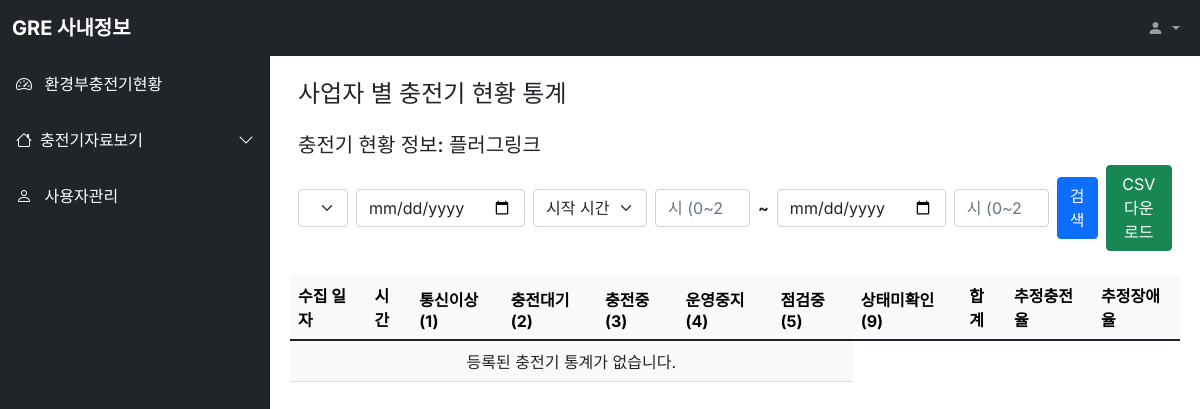
Before: /dashboard/cpo/ with the older database file.
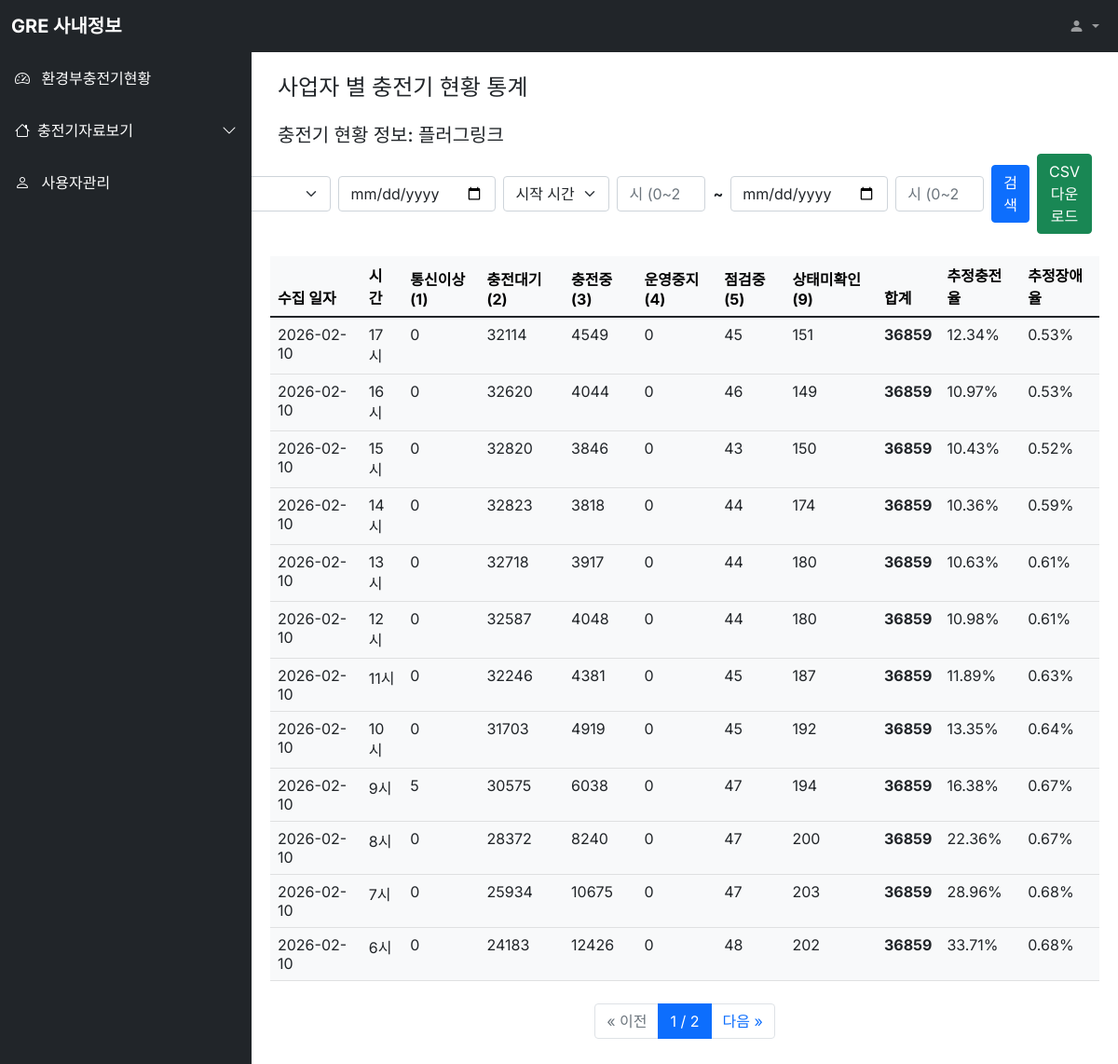
After: the same page with the newer database file.
### dashboard/models.py (models this page shows, shortened)
class cpstatSum(models.Model):
    collected_date = models.DateField(verbose_name="수집 일자")
    hour = models.IntegerField(verbose_name="수집 시간(시)")
    busiid = models.CharField(max_length=50, verbose_name="사업자 ID")
    stat_1_count = models.IntegerField(default=0, verbose_name="통신이상(1)")
    stat_2_count = models.IntegerField(default=0, verbose_name="충전대기(2)")
    stat_3_count = models.IntegerField(default=0, verbose_name="충전중(3)")
    stat_4_count = models.IntegerField(default=0, verbose_name="운영중지(4)")
    stat_5_count = models.IntegerField(default=0, verbose_name="점검중(5)")
    stat_9_count = models.IntegerField(default=0, verbose_name="상태미확인(9)")
    class Meta:
        unique_together = ('collected_date', 'hour', 'busiid')
        verbose_name = "시간별 충전기 상태 요약"
        verbose_name_plural = "시간별 충전기 상태 요약 목록"
    @property
    def total_count(self):
        return (self.stat_1_count + self.stat_2_count + self.stat_3_count +
                self.stat_4_count + self.stat_5_count + self.stat_9_count)
    @property
    def charging_ratio(self):
        if self.total_count == 0:
            return 0
        return (self.stat_3_count / self.total_count) * 100
    @property
    def error_ratio(self):
        if self.total_count == 0:
            return 0
        return (self.stat_1_count + self.stat_4_count + self.stat_5_count + self.stat_9_count) / self.total_count * 100

### dashboard/views.py (the view, shortened to what this page needs)
# urls.py: path('cpo/', views.cpostatSumList.as_view()),
class cpostatSumList(ListView):
  model = cpstatSum
  template_name='cpostatsum_list.html'
  context_object_name = 'cpostatsumList'
  paginate_by = 12
  queryset = cpstatSum.objects.all()
  def get_queryset(self):
    qs = cpstatSum.objects.all()
    selected_busiid = self.request.GET.get("busiid", "PL")
    qs = qs.filter(busiid=selected_busiid)
    start_date = self.request.GET.get("start_date")
    start_hour = self.request.GET.get("start_hour")
    end_date = self.request.GET.get("end_date")
    end_hour = self.request.GET.get("end_hour")
    return qs.order_by('-collected_date', '-hour')
  def get_context_data(self, **kwargs):
    context = super(cpostatSumList, self).get_context_data(**kwargs)
    context['selected_busiid'] = self.request.GET.get("busiid", "PL")
    context['start_date'] = self.request.GET.get("start_date", "")
    context['start_hour'] = self.request.GET.get("start_hour", "")
    context['end_date'] = self.request.GET.get("end_date", "")
    context['end_hour'] = self.request.GET.get("end_hour", "")
    BUSI_MAP = {
      'PL': '플러그링크', 'ME': '기후환경부', 'EV': '에버온', 'LU': 'LG유플러스볼트업',
      'NT': '나이스차저', 'PI': 'GS차지비', 'PW': '파워큐브코리아', 'TOTAL': '전체사업자',
      'GRE': '플러그링크(GRE)', # GRE도 매핑 추가 (필요에 따라 이름 조정)
    }
    raw_busiid_list = cpstatSum.objects.values_list('busiid', flat=True).distinct().order_by('busiid')
    context['busiid_list'] = [{'id': b, 'name': BUSI_MAP.get(b, b)} for b in raw_busiid_list]
    context['selected_busi_name'] = BUSI_MAP.get(context['selected_busiid'], context['selected_busiid'])
    query_params = self.request.GET.copy()
    if 'page' in query_params:
      del query_params['page']
    context['query_string'] = query_params.urlencode()
    return context
  def get(self, request, *args, **kwargs):
    return super().get(request, *args, **kwargs)

### dashboard/templates/cpostatsum_list.html (shortened to what this page needs)
{% extends "base.html" %}
{% block contents %}
<div class="row mt-3 mx-3">
  <div class="col-md-10 fw-bold"><h4>사업자 별 충전기 현황 통계</h4></div>
</div>
<div class="row mt-3 mx-3">
  <div class="col-md-12 fw-bold"><h5>충전기 현황 정보: {{ selected_busi_name }}</h5></div>
  <div class="col-md-12 text-end">
    <form method="get" action="" class="d-flex justify-content-end align-items-center gap-2">
      <select name="busiid" id="busiid" class="form-select w-auto">
      </select>
      <input type="date" name="start_date" class="form-control w-auto" value="{{ start_date }}">
      <select name="start_hour" class="form-select w-auto">
        <option value="">시작 시간</option>
      </select>
      <input type="number" name="start_hour" class="form-control w-auto" placeholder="시 (0~23)" min="0" max="23" value="{{ start_hour }}" style="width: 90px;">
      <span class="fw-bold">~</span>
      <input type="date" name="end_date" class="form-control w-auto" value="{{ end_date }}">
      <input type="number" name="end_hour" class="form-control w-auto" placeholder="시 (0~23)" min="0" max="23" value="{{ end_hour }}" style="width: 90px;">
      <button type="submit" class="btn btn-primary">검색</button>
      <button type="submit" name="export" value="csv" class="btn btn-success">CSV 다운로드</button>
    </form>
  </div>
</div>
<div class="row mt-2 mx-2">
  <div class="col-12">
    <table class="table table-light">
      <thead class="thead-light">
        <tr>
          <th>수집 일자</th>
          <th>시간</th>
          <th>통신이상(1)</th>
          <th>충전대기(2)</th>
          <th>충전중(3)</th>
          <th>운영중지(4)</th>
          <th>점검중(5)</th>
          <th>상태미확인(9)</th>
          <th>합계</th>
          <th>추정충전율</th>
          <th>추정장애율</th>
        </tr>
      </thead>
      <tbody class="text-dark">
        {% for stat in cpostatsumList %}
        <tr>
          <td>{{ stat.collected_date|date:"Y-m-d" }}</td>
          <td>{{ stat.hour }}시</td>
          <td>{{ stat.stat_1_count }}</td>
          <td>{{ stat.stat_2_count }}</td>
          <td>{{ stat.stat_3_count }}</td>
          <td>{{ stat.stat_4_count }}</td>
          <td>{{ stat.stat_5_count }}</td>
          <td>{{ stat.stat_9_count }}</td>
          <td><strong>{{ stat.total_count }}</strong></td>
          <td>{{ stat.charging_ratio|floatformat:2 }}%</td>
          <td>{{ stat.error_ratio|floatformat:2 }}%</td>
        </tr>
        {% empty %}
        <tr>
          <td colspan="7" class="text-center">등록된 충전기 통계가 없습니다.</td>
        </tr>
        {% endfor %}
      </tbody>
    </table>
    {% if is_paginated %}
    <div class="row mt-4 mb-4">
      <div class="col-12 d-flex justify-content-center">
        <nav aria-label="Page navigation">
          <ul class="pagination">
            {% if page_obj.has_previous %}
              <li class="page-item">
                <a class="page-link" href="?page={{ page_obj.previous_page_number }}&{{ query_string }}">&laquo; 이전</a>
              </li>
            {% else %}
              <li class="page-item disabled"><span class="page-link">&laquo; 이전</span></li>
            {% endif %}
            <li class="page-item active"><span class="page-link">{{ page_obj.number }} / {{ paginator.num_pages }}</span></li>
            {% if page_obj.has_next %}
              <li class="page-item">
                <a class="page-link" href="?page={{ page_obj.next_page_number }}&{{ query_string }}">다음 &raquo;</a>
              </li>
            {% else %}
              <li class="page-item disabled"><span class="page-link">다음 &raquo;</span></li>
            {% endif %}
          </ul>
        </nav>
      </div>
    </div>
    {% endif %}
  </div>
</div>
{% endblock %}

### user/templates/base.html (shortened to what this page needs)
<html>
<head>
  {% load static %}
  <link href="https://cdn.jsdelivr.net/npm/bootstrap@5.1.3/dist/css/bootstrap.min.css" rel="stylesheet">
  <link rel="stylesheet" href="https://cdn.jsdelivr.net/npm/bootstrap-icons@1.8.1/font/bootstrap-icons.css">
  <link rel="stylesheet" href="{% static 'style.css' %}" />
</head>
<body>
  <nav class="navbar navbar-expand-lg navbar-dark bg-dark fixed-top">
    <div class="container-fluid">
      <a class="navbar-brand fw-bold me-auto" href="#">GRE 사내정보</a>
      <div class="collapse navbar-collapse" id="navbarSupportedContent">
        <ul class="navbar-nav mb-2 mb-lg-0">
          <li class="nav-item dropdown">
            <a class="nav-link dropdown-toggle" href="#" id="navbarDropdown" role="button" data-bs-toggle="dropdown" aria-expanded="false">
              <i class="bi bi-person-fill"></i>
            </a>
          </li>
        </ul>
      </div>
    </div>
  </nav>
  <div class="offcanvas bg-dark sidebar-nav" tabindex="-1" id="offcanvasExample" aria-labelledby="offcanvasExampleLabel">
    <div class="offcanvas-body p-0">
      <nav class="navbar-dark">
        <ul class="navbar-nav">
          <li>
            <a href="/dashboard/" class="nav-link p-3 active">
              <span class="me-2">
                <i class="bi bi-speedometer2"></i>
              </span>
              <span>환경부충전기현황</span>
            </a>
          </li>
          <li>
            <a class="nav-link p-3 active sidebar-link" data-bs-toggle="collapse" href="#maincollapse" role="button" aria-expanded="False" aria-controls="maincollapse">
            <span class="me-2"><i class="bi bi-house"></i></span>
            <span>충전기자료보기</span>
            <span class="right-icon ms-auto"><i class="bi bi-chevron-down"></i></span>
            </a>
          </li>
          <li>
            <a href="/user/" class="nav-link p-3 active">
              <span class="me-2">
                <i class="bi bi-person"></i>
              </span>
              <span>사용자관리</span>
            </a>
          </li>
        </ul>
      </nav>
    </div>
  </div>
  <main class="mt-5 pt-3">
    {% block contents %}
    {% endblock %}
  </main>
</body>
</html>

### static/style.css (style rules this page uses)
body, button { font-family: "Inter", sans-serif; }
:root { --offcanvas-width: 270px; --topNavbarHeight: 56px; }
.sidebar-nav { width: var(--offcanvas-width); }
.sidebar-link { display: flex; align-items: center; }
.sidebar-link .right-icon { display: inline-flex; transition: all ease 0.25s; }
@media (min-width: 992px) { body { overflow: auto !important; } }
@media (min-width: 992px) { main { margin-left: var(--offcanvas-width); } }
@media (min-width: 992px) { .sidebar-nav { transform: none; visibility: visible !important; top:var(--topNavbarHeight); height: calc(100% - var(--topNavbarHeight)); } }

Changed rows visible on the page:
added cpstatSum: collected_date "2026-02-10", hour "17", stat_1_count "0", stat_2_count "32114", stat_3_count "4549", stat_4_count "0", stat_5_count "45", stat_9_count "151", total_count "36859", charging_ratio "12.34", error_ratio "0.53"
added cpstatSum: collected_date "2026-02-10", hour "16", stat_1_count "0", stat_2_count "32620", stat_3_count "4044", stat_4_count "0", stat_5_count "46", stat_9_count "149", total_count "36859", charging_ratio "10.97", error_ratio "0.53"
added cpstatSum: collected_date "2026-02-10", hour "15", stat_1_count "0", stat_2_count "32820", stat_3_count "3846", stat_4_count "0", stat_5_count "43", stat_9_count "150", total_count "36859", charging_ratio "10.43", error_ratio "0.52"
added cpstatSum: collected_date "2026-02-10", hour "14", stat_1_count "0", stat_2_count "32823", stat_3_count "3818", stat_4_count "0", stat_5_count "44", stat_9_count "174", total_count "36859", charging_ratio "10.36", error_ratio "0.59"
added cpstatSum: collected_date "2026-02-10", hour "13", stat_1_count "0", stat_2_count "32718", stat_3_count "3917", stat_4_count "0", stat_5_count "44", stat_9_count "180", total_count "36859", charging_ratio "10.63", error_ratio "0.61"
added cpstatSum: collected_date "2026-02-10", hour "12", stat_1_count "0", stat_2_count "32587", stat_3_count "4048", stat_4_count "0", stat_5_count "44", stat_9_count "180", total_count "36859", charging_ratio "10.98", error_ratio "0.61"
added cpstatSum: collected_date "2026-02-10", hour "11", stat_1_count "0", stat_2_count "32246", stat_3_count "4381", stat_4_count "0", stat_5_count "45", stat_9_count "187", total_count "36859", charging_ratio "11.89", error_ratio "0.63"
added cpstatSum: collected_date "2026-02-10", hour "10", stat_1_count "0", stat_2_count "31703", stat_3_count "4919", stat_4_count "0", stat_5_count "45", stat_9_count "192", total_count "36859", charging_ratio "13.35", error_ratio "0.64"
added cpstatSum: collected_date "2026-02-10", hour "9", stat_1_count "5", stat_2_count "30575", stat_3_count "6038", stat_4_count "0", stat_5_count "47", stat_9_count "194", total_count "36859", charging_ratio "16.38", error_ratio "0.67"
added cpstatSum: collected_date "2026-02-10", hour "8", stat_1_count "0", stat_2_count "28372", stat_3_count "8240", stat_4_count "0", stat_5_count "47", stat_9_count "200", total_count "36859", charging_ratio "22.36", error_ratio "0.67"
added cpstatSum: collected_date "2026-02-10", hour "7", stat_1_count "0", stat_2_count "25934", stat_3_count "10675", stat_4_count "0", stat_5_count "47", stat_9_count "203", total_count "36859", charging_ratio "28.96", error_ratio "0.68"
added cpstatSum: collected_date "2026-02-10", hour "6", stat_1_count "0", stat_2_count "24183", stat_3_count "12426", stat_4_count "0", stat_5_count "48", stat_9_count "202", total_count "36859", charging_ratio "33.71", error_ratio "0.68"
Other visible differences:
{{ page_obj.number }}: (not shown) → "1"
{{ paginator.num_pages }}: (not shown) → "2"
text no longer shown: "등록된 충전기 통계가 없습니다."
text now shown: "« 이전 / 다음 »"
